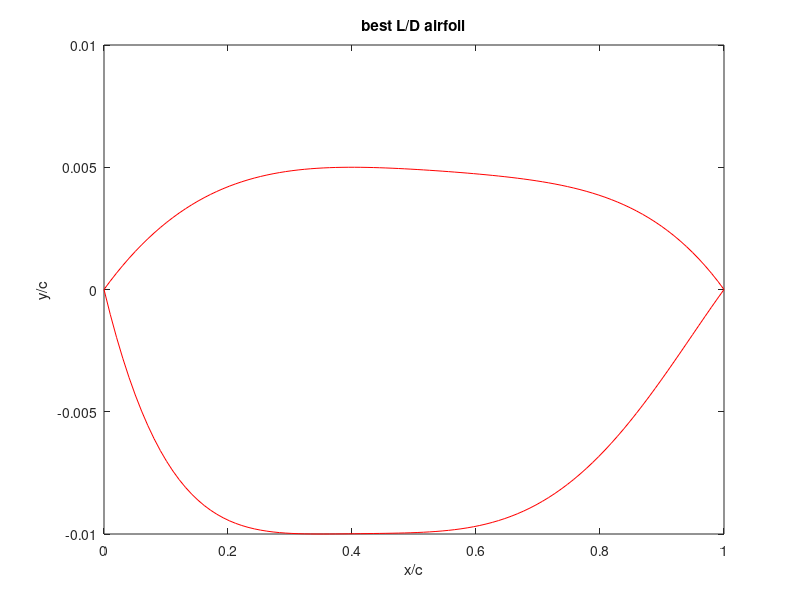
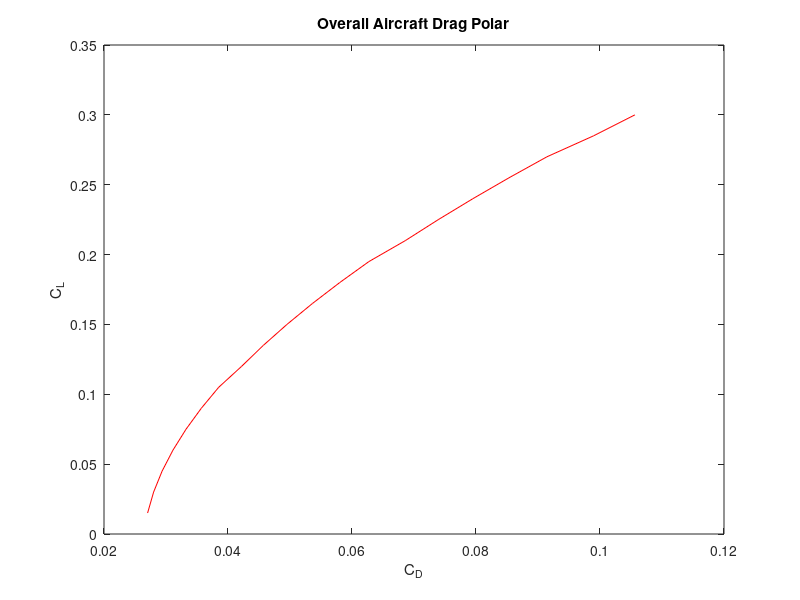
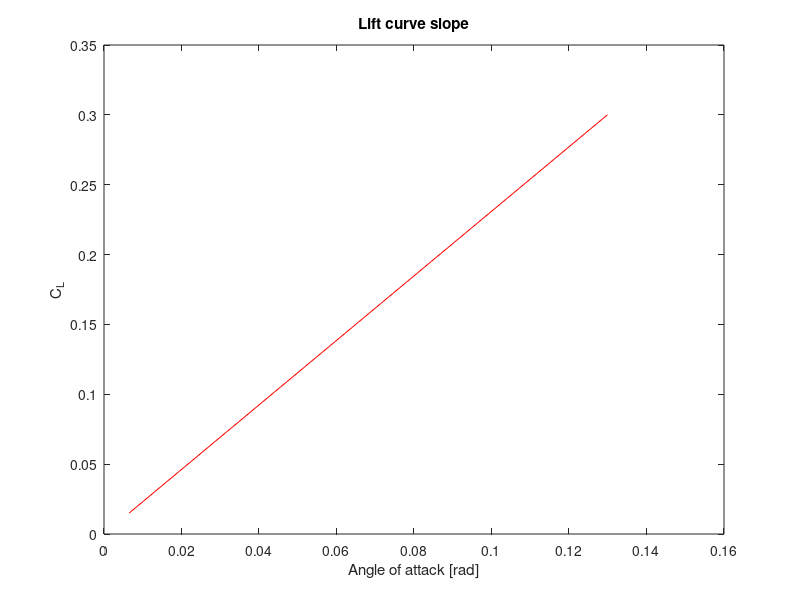
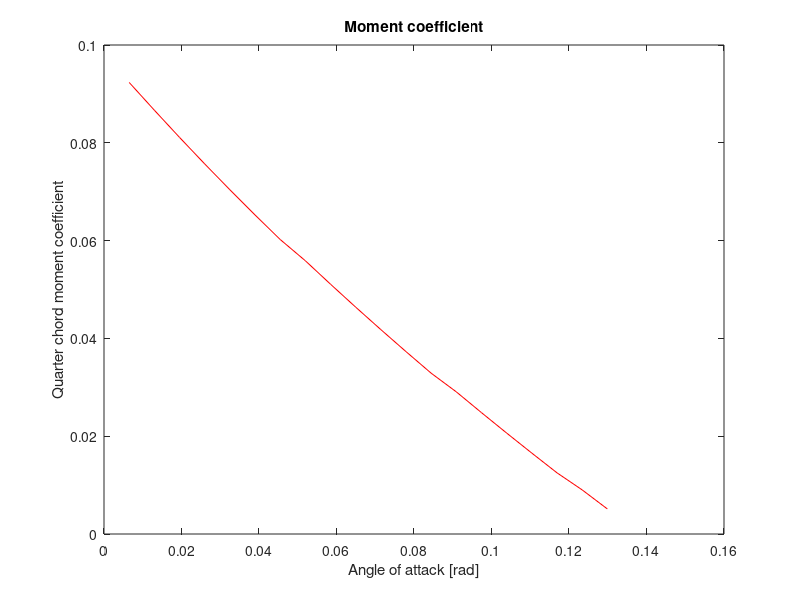

These charts were generated, in order, by the following MATLAB code:
% =============================================================================
% AIRFOIL GEOMETRY + AERODYNAMIC ANALYSIS
% =============================================================================
% Purpose:
%   1) Fit polynomial airfoil surfaces from LE radius, crest location, and TE slopes.
%   2) Compute section pressures, lift, and drag (subsonic thin-airfoil +
%      Prandtl-Glauert, or supersonic shock-expansion).
%   3) Sweep crest geometry to maximize L/D.
%   4) Check turbulent separation with Stratford's criterion (s_A vs s_B).
%
% Notes:
%   - Subsonic branch: M < 1.  Supersonic branch: M >= 1.
% =============================================================================

clc
clear
close all

%% ======================== 1. MISSION / FLOW INPUTS ========================
C_L=.1321;                      % 3-D lift coefficient target
sweep=.9599;        % wing sweep [deg then rad]; last value used
e=.8534;                      % Oswald efficiency
AR=1.83;                   % aspect ratio
C_d_0=.0126;                        % profile / parasite Cd
Cd_p_fus=.002;                      % fuselage parasite Cd
i_max=200;                          % chordwise stations for force integration (make sure this ends in a zero)
xx_max=200;                         % stations for thin-airfoil integrals
y=1.4;                              % gamma (ratio of specific heats)
M=2;                  % Freestream Mach; first value used
a_inf=343;                          % Freestream air speed of sound
mu=1.789E-5;                        % Freestream air dynamic viscosity
rho=.3;              % Freestream air density 
T_inf=300;                          % Freestream air temperature
p_inf=.2*101300;                    % Freestream air pressure
Cp=1005;                            % Specific heat of air
c_root=27.66;                       % Root chord length
R=287.05;                           % Gas constant for air
D_f=3.1;                            % Fuselage diameter
b=25.52;                            % Wingspan
%% ======================== 2. AIRFOIL GEOMETRY CONTROLS ========================
%note: the inputs below represent dimensions relative to the chord length (x/c)
r_le = 0.04;                        % Wing leading-edge radius / chord
theta_le_u = 2*pi/180;3*pi/180;     % Upper surface leading edge angle
theta_te_u = -2*pi/180;-2*pi/180;   % Upper surface trailing edge angle
theta_le_l = -6*pi/180;-3*pi/180;   % Lower surface leading edge angle
theta_te_l = 2*pi/180;2*pi/180;     % Lower surface trailing edge angle

x_crest_u_min=0.25;                 %Lower bound best L/D max airfoil thickness x location (upper surface)
x_crest_u_max=0.4;                  %Upper bound best L/D max airfoil thickness x location (upper surface)
y_crest_u_min=0.005;                %Lower bound best L/D max airfoil thickness y location (upper surface) 
y_crest_u_max=.01;                  %Upper bound best L/D max airfoil thickness y location (upper surface)
x_crest_l_min=0.25;                 %Lower bound best L/D max airfoil thickness x location (lower surface)
x_crest_l_max=0.4;                  %Upper bound best L/D max airfoil thickness x location (lower surface)
y_crest_l_min=-0.005;               %Lower bound best L/D max airfoil thickness y location (lower surface)
y_crest_l_max=-.015;                 %Upper bound best L/D max airfoil thickness y location (lower surface)

%% ============================= For loop iteration parameters ======================== %%
N=20;                               % upper and lower surface iteration number for Prandtl-Meyer / shock relations
xxxx_max=15;                        % upper section iteration number for Prandtl-Meyer / shock relations
xxxxx_max=20;                       % lower section iteration number for Prandtl-Meyer / shock relations
xxxxxxx_max=15;                     % lower section iteration number for Prandtl-Meyer / shock relations
pp_max=0;                           % iteration number controlling x_crest_l
nn_max=0;                           % iteration number controlling y_crest_l
p_max=0;                            % iteration number controlling x_crest_u
n_max=0;                            % iteration number controlling y_crest_u
C_L_i_max=20;                       % iteration number controlling C_L increment
C_L_max=.3;                         % Max coefficient of lift analyzed for the creation of the plots

v_inf=1;                            % nondimensional freestream speed (do not change)
dx=1/i_max;

CL_ww=[0 0.1 0.3 0.4 0.5 0.6 0.8]; %Raymer's method for induced drag
S_ww=[.91 .91 .925 .9275 .935 .935 .915]; %Raymer's method for induced drag
%% ======================== 3. CREST-GEOMETRY SEARCH LOOPS ========================
for C_L_i=1:C_L_i_max
C_L(C_L_i)=C_L_i/C_L_i_max*C_L_max;
% C_L(C_L_i)=.52;
% Nested brute-force sweep of lower/upper crest (x,y) to maximize L/D.
% Loop order:  pp = x_crest_l , nn = y_crest_l , p = x_crest_u , n = y_crest_u
for pp=2:pp_max+2
x_crest_l=(x_crest_l_max-x_crest_l_min)*(pp-2)/pp_max+x_crest_l_min;    
x_crest_l = .35;
for nn=2:nn_max+2
y_crest_l=(y_crest_l_max-y_crest_l_min)*(nn-2)/nn_max+y_crest_l_min;
y_crest_l=-.01;
for p=2:p_max+2
x_crest_u=(x_crest_u_max-x_crest_u_min)*(p-2)/p_max+x_crest_u_min;
x_crest_u=.4;
for n=2:n_max+2
y_crest_u=(y_crest_u_max-y_crest_u_min)*(n-2)/n_max+y_crest_u_min;
y_crest_u=.005;


%% ======================== 4. FIT POLYNOMIAL AIRFOIL SURFACES ========================
% Subsonic (M<1):  y = A1(i)*x^(1/2) + A2(i)*x + a3*x^2 + a4*x^3 + a5*x^4
%   A1(i) = +/-sqrt(2*r_le) enforces leading-edge radius.
%   Remaining coeffs match crest height, crest slope=0, TE height=0, TE slope.
% Supersonic (M>=1):  ordinary polynomial y = A1(i)*x + ... + a5*x^5
%   (no square-root LE term; LE and TE slopes imposed directly).
if M<1

a1_u = sqrt(2*r_le);                % upper-surface LE radius term

% Matrix for unknowns [a2_u a3_u a4_u a5_u a6_u]'
M_u = [x_crest_u^(1), x_crest_u^(2), x_crest_u^(3), x_crest_u^(4);

    1, (2)*x_crest_u^(1), (3)*x_crest_u^(2), (4)*x_crest_u^(3);

    1, 1, 1, 1;
    
    1, 2, 3, 4];

MM_u = [y_crest_u - a1_u*sqrt(x_crest_u); -(1/2)*a1_u*x_crest_u^(-1/2); -a1_u; tan(theta_te_u) - (1/2)*a1_u];

% Solve
A_u = M_u \ MM_u;

a2_u = A_u(1);
a3_u = A_u(2);
a4_u = A_u(3);
a5_u = A_u(4);

% LOWER SURFACE

a1_l = -sqrt(2*r_le);

% Matrix for unknowns [a2_l a3_l a4_l a5_l]'
M_l = [x_crest_l^(1), x_crest_l^(2), x_crest_l^(3), x_crest_l^(4);

1, (2)*x_crest_l^(1), (3)*x_crest_l^(2), (4)*x_crest_l^(3);

1, 1, 1, 1;
    
1, 2, 3, 4];

MM_l = [y_crest_l - a1_l*sqrt(x_crest_l); -(1/2)*a1_l*x_crest_l^(-1/2); -a1_l; tan(theta_te_l) - (1/2)*a1_l];

% Solve
A_l = M_l \ MM_l;

a2_l = A_l(1);
a3_l = A_l(2);
a4_l = A_l(3);
a5_l = A_l(4);

else

% Matrix for unknowns [a2_u a3_u a4_u a5_u a6_u]'
M_u = [x_crest_u^(1), x_crest_u^(2), x_crest_u^(3), x_crest_u^(4), x_crest_u^(5);

1, (2)*x_crest_u^(1), (3)*x_crest_u^(2),(4)*x_crest_u^(3), (5)*x_crest_u^(4);

    1, 1, 1, 1, 1;
    
    1, 2, 3, 4, 5;
    
    1,0,0,0,0];

MM_u = [y_crest_u; 0; 0; tan(theta_te_u); tan(theta_le_u)];

% Solve
A_u = M_u \ MM_u;

a1_u = A_u(1);
a2_u = A_u(2);
a3_u = A_u(3);
a4_u = A_u(4);
a5_u = A_u(5);
% LOWER SURFACE

% Matrix for unknowns [a2_l a3_l a4_l a5_l]'
M_l = [ x_crest_l^(1), x_crest_l^(2), x_crest_l^(3), x_crest_l^(4), x_crest_l^(5);

    1, (2)*x_crest_l^(1), (3)*x_crest_l^(2), (4)*x_crest_l^(3), (5)*x_crest_l^(4);

    1, 1, 1, 1, 1;
    
    1, 2, 3, 4, 5;
    
    1, 0, 0, 0, 0];

MM_l = [ y_crest_l; 0; 0; tan(theta_te_l); tan(theta_le_l)];

% Solve
A_l = M_l \ MM_l;

a1_l = A_l(1);
a2_l = A_l(2);
a3_l = A_l(3);
a4_l = A_l(4);
a5_l = A_l(5);

end
    
%% ======================== 5. CHORDWISE INTEGRATION SETUP ========================
D_u=0;                              % running upper-surface "drag" integral (axial)
D_l=0;
L_u=0;                              % running upper-surface "lift" integral (normal)
L_l=0;
r(1)=0;
dx_i=1/i_max;
ppp=0;
v_n(1)=0;
p_u(1)=p_inf*(1+((y-1)/2)*M^2)^(y/(y-1));
p_u_B(1)=p_inf*(1+((y-1)/2)*M^2)^(y/(y-1));
Cmc4(2)=0;
Cpp(1)=1;
% p_u_B(1)=p_inf;
for i=2:(i_max-.01*i_max)
x_i(i)=1/i_max*(i-1)+.01;
% aoa(C_L_i)=(aoa_high-aoa_low)/i_max*(i-2)+aoa_low;

%% ----- 5a. SUBSONIC BRANCH: thin-airfoil theory + Cp -----
if M<1
dx_xx=1/xx_max;
sum_u(1)=0;
sum_l(1)=0;
theta(1)=0;
sum2=0;
sum3=0;
sum4=0;
u(1)=0;
l(1)=0;
sum5(1)=0;
x(1)=0;
for xx=2:xx_max
x(xx)=1/xx_max*(xx-1);
u(xx)=a1_u*x(xx)^(1/2)+a2_u*x(xx)^(1)+a3_u*x(xx)^(2)+a4_u*x(xx)^(3)+a5_u*x(xx)^(4);
s_u(xx)=0.5*a1_u*x(xx).^(-1/2) + 1*a2_u*x(xx).^(0) + 2*a3_u*x(xx).^(1) + 3*a4_u*x(xx).^(2) + 4*a5_u*x(xx).^(3);
l(xx)=a1_l*x(xx).^(1/2)+a2_l*x(xx).^(1)+a3_l*x(xx).^(2)+a4_l*x(xx).^(3)+a5_l*x(xx).^(4);
s_l(xx)=0.5*a1_l*x(xx).^(-1/2)+1*a2_l*x(xx)^(0)+2*a3_l*x(xx)^(1)+3*a4_l*x(xx)^(2)+4*a5_l*x(xx)^(3);
s_camber(xx)=((u(xx)+l(xx))/2-(u(xx-1)+l(xx-1))/2)/dx_xx;
s_camber(xx) = 0.5*(s_u(xx) + s_l(xx));

theta(xx)=acos(1-2*x(xx));
d_theta=(theta(xx)-theta(xx-1));

dy2=s_camber(xx)*d_theta;
sum2=dy2+sum2;
dy3=s_camber(xx)*cos(theta(xx))*d_theta;
sum3=dy3+sum3;
dy4=s_camber(xx)*cos(2*theta(xx))*d_theta;
sum4=dy4+sum4;

% Thin-airfoil Fourier coefficients from camber-line slope
A1(i)=2/pi*sum3;
A2(i)=2/pi*sum4;
aoa_L0=1/pi*sum2-A1(i)/2;              % zero-lift angle
L_s_2d = 4/(1-M^2)^0.5;             % 2-D lift slope with Prandtl-Glauert
L_s_3d=L_s_2d/(1+L_s_2d/(pi*AR*e)); % 3-D lift slope
aoa(C_L_i)=C_L(C_L_i)/L_s_3d+aoa_L0;              % geometric aoa(C_L_i) needed for target CL
A0=aoa(C_L_i)-1/pi*sum2;
A0=C_L(C_L_i)/L_s_3d-A1(i)/2;                 % A0 overwritten to match target CL

if xx<xx_max
x_q(xx)=x(xx);
s_u_q(xx)=0.5*a1_u*x_q(xx).^(-1/2) + 1*a2_u*x_q(xx).^(0) + 2*a3_u*x_q(xx).^(1) + 3*a4_u*x_q(xx).^(2) + 4*a5_u*x_q(xx).^(3);
s_l_q(xx)=0.5*a1_l*x_q(xx).^(-1/2)+1*a2_l*x_q(xx)^(0)+2*a3_l*x_q(xx)^(1)+3*a4_l*x_q(xx)^(2)+4*a5_l*x_q(xx)^(3);
s_camber_q(xx) = 0.5*(s_u_q(xx) + s_l_q(xx));

s_t_u(xx)=(s_u_q(xx)-s_camber_q(xx));
q_u(xx)=v_inf*s_t_u(xx);

if x_i(i)==x_q(xx)
dsum5(xx)=0;
else
dsum5(xx)=(q_u(xx)/(x_i(i)-x_q(xx)))*dx_xx;
end

sum5(xx)=dsum5(xx)+sum5(xx-1);
end

end

uu(i)=a1_u*x_i(i)^(1/2)+a2_u*x_i(i)^(1)+a3_u*x_i(i)^(2)+a4_u*x_i(i)^(3)+a5_u*x_i(i)^(4);
ll(i)=a1_l*x_i(i).^(1/2)+a2_l*x_i(i).^(1)+a3_l*x_i(i).^(2)+a4_l*x_i(i).^(3)+a5_l*x_i(i).^(4);
s_u(i)=0.5*a1_u*x_i(i).^(-1/2) + 1*a2_u*x_i(i).^(0) + 2*a3_u*x_i(i).^(1) + 3*a4_u*x_i(i).^(2) + 4*a5_u*x_i(i).^(3);
s_l(i)=0.5*a1_l*x_i(i).^(-1/2)+1*a2_l*x_i(i)^(0)+2*a3_l*x_i(i)^(1)+3*a4_l*x_i(i)^(2)+4*a5_l*x_i(i)^(3);
s_camber_i(i) = 0.5*(s_u(i) + s_l(i));

theta_B(i)=acos(1-2*x_i(i));
% Vortex-sheet strength (thin-airfoil theory)
gamma(i) = 2*v_inf*( A0*(1+cos(theta_B(i)))/sin(theta_B(i)) + A1(i)*sin(theta_B(i)) + A2(i)*sin(2*theta_B(i)) );
v_u(i)=v_inf+gamma(i)/2;               % upper-surface edge speed

gamma_air = y;                      % 1.4
V_ratio_u = v_u(i) / v_inf;
T_ratio_u = 1 + 0.5*(gamma_air-1)*M^2*(1 - V_ratio_u^2);

% Vacuum / max-speed limiter (T cannot go negative)
if T_ratio_u < 1e-8
    T_ratio_u = 1e-8;
end

p_ratio_u = T_ratio_u^(gamma_air/(gamma_air-1));
Cp_u(i) = (2/(gamma_air*M^2)) * (p_ratio_u - 1);
Re_x=rho*M*a_inf*x_i(i)*c_root/mu;
slope(i)=s_u(i)-aoa(C_L_i);
Cp_u_min_0=1-(1+aoa(C_L_i)/(2*r_le)^.5)^2;
Cp_u_min_0=1-(4*aoa(C_L_i)^2/(r_le+aoa(C_L_i)^2));
Cp_u_min=Cp_u_min_0/(1-M^2)^.5;

T_0 = T_inf*(1+(y-1)/2*M^2);
V_max_B = sqrt(2*Cp*T_0);
Cp_u_min_limit = 1-(V_max_B/(M*a_inf))^2;

aff=4*r_le;

if Cp_u_min>Cp_u(i) && Cp_u_min<0 && x_i(i)<.04
Cp_u(i)=Cp_u_min;
end

Cd_u_B=1;.03667;
theta_C=atan(s_u(i))-aoa(C_L_i);
Cp_u_3(i)=2*(sin(theta_C))*abs(sin(theta_C));
Cp_u_3(i)=2*(sin(theta_C))/(1-M^2)^.5;
p0 = p_inf*(1+(y-1)/2*M^2)^(y/(y-1));
Cp_u_3(i)=(p0-p_inf)*sin(theta_C)/(.5*y*p_inf*M^2);
p_u_C(i)=(Cp_u_3(i)+p_inf/(.5*rho*(M*a_inf)^2))*(.5*rho*(M*a_inf)^2);

dD_u(i)=(Cp_u(i))*s_u(i)*dx;
dL_u(i)=-(Cp_u(i))*dx;
D_u=dD_u(i)+D_u;
L_u=dL_u(i)+L_u;
r(i)=(L_u)/(D_u);

v_l(i)=v_inf-gamma(i)/2;

theta_D=atan(-s_l(i))+aoa(C_L_i);
p0 = p_inf*(1+(y-1)/2*M^2)^(y/(y-1));
Cp_l_3(i)=(p0-p_inf)*sin(theta_D)/(.5*y*p_inf*M^2);
p_u_D(i)=(Cp_l_3(i)+p_inf/(.5*rho*(M*a_inf)^2))*(.5*rho*(M*a_inf)^2);

V_ratio_l = v_l(i) / v_inf;
T_ratio_l = 1 + 0.5*(gamma_air-1)*M^2*(1 - V_ratio_l^2);
if T_ratio_l < 1e-8
    T_ratio_l = 1e-8;
end
p_ratio_l = T_ratio_l^(gamma_air/(gamma_air-1));
Cp_l(i) = (2/(gamma_air*M^2)) * (p_ratio_l - 1);
dD_l(i)=-Cp_l(i)*s_l(i)*dx;
dL_l(i)=Cp_l(i)*dx;
D_l=dD_l(i)+D_l;
L_l=dL_l(i)+L_l;
r_l(i)=(L_l)/(D_l);

D_u_true(i)=(L_u)*sin(aoa(C_L_i))+(D_u)*cos(aoa(C_L_i));
L_u_true(i)=(L_u)*cos(aoa(C_L_i))-(D_u)*sin(aoa(C_L_i));
r_u_true(i)=L_u_true(i)/D_u_true(i);
D_l_true(i)=(L_l)*sin(aoa(C_L_i))+(D_l)*cos(aoa(C_L_i));
L_l_true(i)=(L_l)*cos(aoa(C_L_i))-(D_l)*sin(aoa(C_L_i));
L_total(i)=(L_u_true(i)+L_l_true(i));

if M<1
beta=(1-M^2)^.5;
else
beta=(M^2-1)^.5;
end

if M<1
C_l_alpha=2*pi/beta;
eta_s = C_l_alpha/(2*pi/beta);
F = 1.07*(1 + D_f/b)^2;
C_L_alpha = (2*pi*AR) / (2 + sqrt(4 + (AR^2*beta^2/eta_s^2) * (1 + tan(sweep)^2/beta^2))) * F; %Raymer
else
C_L_alpha=4/beta;
end


K0=1/C_L_alpha;

if M>=1
K100=1/(pi*AR);
else
K100=1/(pi*AR*e);
end

lowerIdxcl = find(C_L(C_L_i) >= CL_ww, 1, 'last');
if lowerIdxcl == length(CL_ww)
upperIdxcl = lowerIdxcl;
else
upperIdxcl = lowerIdxcl+1;
end

CL_ww_1=CL_ww(lowerIdxcl);
CL_ww_2=CL_ww(upperIdxcl);
S_ww_1=S_ww(lowerIdxcl);
S_ww_2=S_ww(upperIdxcl);
C_ww=-(S_ww_2-S_ww_1)/(CL_ww_2-CL_ww_1)*CL_ww_1+S_ww_1;
S_ww_t=(S_ww_2-S_ww_1)/(CL_ww_2-CL_ww_1)*C_L(C_L_i)+C_ww;

if lowerIdxcl==length(CL_ww)
    S_ww_t=S_ww_2;
elseif upperIdxcl==1
    S_ww_t=S_ww_1;
end

K=S_ww_t*K100+(1-S_ww_t)*K0; %Raymer

c_d_i=K*C_L(C_L_i)^2;

Cd_t(C_L_i)=(D_u_true(i)+D_l_true(i)+c_d_i+C_d_0);
r_i(i)=(L_u_true(i)+L_l_true(i))/Cd_t(C_L_i);

p_u(i)=(Cp_u(i)+p_inf/(.5*y*p_inf*(M)^2))*(.5*y*p_inf*(M)^2);
p_min(i)=(Cp_u(i)+Cp_u_3(i)+p_inf/(.5*rho*(M*a_inf)^2))*(.5*rho*(M*a_inf)^2);  
p_u_ii(i)=p_u(i)+(p_u_C(i)-p_inf);
p_u_iii(i)=p_u(i);
% p_min_min(i)=min(p_u_ii(2:end));
p_min_min(i)=min(p_u(2:end));
Cp_min(i)=min(Cp_u+Cp_u_3);

% --- Local Mach number ---
M_local = sqrt((2/(y-1)) * ((1 + ((y-1)/2)*M^2) * ((y*M^2/2)*Cp_u(i) + 1)^(-(y-1)/y) - 1 ) );
% --- Local temperature from isentropic relation ---
T_local = T_inf *(1 + ((y-1)/2)*M^2) / (1 + ((y-1)/2)*M_local^2);
% --- Local speed of sound ---
a_local = sqrt(y*R*T_local);
% --- Local velocity ---
V_local(i) = M_local*a_local;
% --- freestream speed of sound ---
a = sqrt(y*R*T_inf);
% --- Freestream velocity ---
V_inf = M*a;

if p_u_iii(i)==p_min_min(i)
iii=i;
sum6(iii-1)=0;
end

if i<=iii
dsum6(i)=(V_local(i)/V_local(iii))^3*c_root*dx;
sum6(i)=dsum6(i)+sum6(i-1);
else
x_p(i)=sum6(iii)+(x_i(i)-x_i(iii))*c_root;
Re_p=V_local(iii)*x_p(i)/mu;
Cpp(i)=1-(V_local(i)/V_local(iii))^2;
dCpp(i)=Cpp(i)-Cpp(i-1);
if dCpp(i)<0
   dCpp(i)=0;
end
s_A(i)=Cpp(i)*(x_p(i)*dCpp(i)/(c_root*dx))^.5;
s_B(i)=.39*(Re_p/10^6)^.1;
end




else
    
    
%% ----- 5b. SUPERSONIC BRANCH: shock-expansion marching -----
L_s_2d=4/(M^2-1)^.5;                % Ackeret 2-D lift slope
L_s_3d=L_s_2d;
aoa(C_L_i)=C_L(C_L_i)/L_s_3d;
M_n=M*cos(sweep);   

uu(i)=a1_u*x_i(i)^(1)+a2_u*x_i(i)^(2)+a3_u*x_i(i)^(3)+a4_u*x_i(i)^(4)+a5_u*x_i(i)^(5);
ll(i)=a1_l*x_i(i).^(1)+a2_l*x_i(i).^(2)+a3_l*x_i(i).^(3)+a4_l*x_i(i).^(4)+a5_l*x_i(i).^(5);
s_u(i)=a1_u + 2*a2_u*x_i(i).^(1) + 3*a3_u*x_i(i).^(2) + 4*a4_u*x_i(i)^(3) + 5*a5_u*x_i(i).^(4);
s_l(i)=a1_l+2*a2_l*x_i(i)^(1)+3*a3_l*x_i(i)^(2)+4*a4_l*x_i(i)^(3)+5*a5_l*x_i(i)^(4);

Bi=45;
M1=M;
beta_low=asin(1/M);
beta_high=pi/2;                     % shock-angle search bounds

ct=dx_i;
if i==2

if theta_le_u-aoa(C_L_i)>0

beta_sh_u=(beta_low+beta_high)/2;
for xxxx=2:xxxx_max

% Oblique-shock theta-beta-M relation (upper LE)
wing_angle_u=atan(2*cot(beta_sh_u)*(M_n^2*(sin(beta_sh_u))^2-1)/(M_n^2*(y+cos(2*beta_sh_u))+2));

if wing_angle_u<(theta_le_u-aoa(C_L_i))
    beta_sh_u=beta_sh_u+(beta_high-beta_low)/2^xxxx;
else
    beta_sh_u=beta_sh_u-(beta_high-beta_low)/2^xxxx;
end

end

Mn1u = M_n*sin(beta_sh_u);
Mn2u = sqrt((1+((y-1)/2)*Mn1u^2) / (y*Mn1u^2-(y-1)/2));
M2u = Mn2u/sin(beta_sh_u-(theta_le_u-aoa(C_L_i)));
M2u = Mn2u/cos(pi/2-beta_sh_u-aoa(C_L_i)+theta_le_u);
vM2=((atan((((M2u^2)-1)*((y-1)/(y+1)))^0.5)*(((y+1)/(y-1))^0.5))-(atan(((M2u^2)-1)^0.5)));

else
        
theta_A=theta_le_u-aoa(C_L_i); 
vM1=((atan((((M_n^2)-1)*((y-1)/(y+1)))^0.5)*(((y+1)/(y-1))^0.5))-(atan(((M_n^2)-1)^0.5)));
vM2(i)=-theta_A+vM1;
M2u=2*M/2; % M3 initial condition set to a very high value
M2f=2*M; % fixed M3 initial condition reduced in the for loop

for iiiiii = 2:N
    
    vM2i(i)=((atan((((M2u^2)-1)*((y-1)/(y+1)))^0.5)*(((y+1)/(y-1))^0.5))-(atan(((M2u^2)-1)^0.5)));
    
    if vM2i(i)>vM2(i)
        M2u=M2u-(M2f/(2^iiiiii));
    else
        M2u=M2u+(M2f/(2^iiiiii));
    end
   
end

M2u=M2u;

vM2=((atan((((M2u^2)-1)*((y-1)/(y+1)))^0.5)*(((y+1)/(y-1))^0.5))-(atan(((M2u^2)-1)^0.5)));

end
    
T01= T_inf*(1+(y-1)/2*M^2);
p01dp1u=(((y-1)/2)*(M^2)+1)^(y/(y-1));
p02dp2u=(((y-1)/2)*(M2u^2)+1)^(y/(y-1));

if theta_le_u-aoa(C_L_i)>0
Mn1u = M_n*sin(beta_sh_u);
p02dp01 = (((y+1)*Mn1u^2)/((y-1)*Mn1u^2+2))^(y/(y-1))*((y+1)/(2*y*Mn1u^2-(y-1)))^(1/(y-1));
else
p02dp01=1;
end

p02 = p02dp01*p01dp1u;
p2u(i)=p02dp01/p02dp2u*p01dp1u;

Cpu1=(p2u(i)-1)/(.5*y*(M1^2));
Cnu1=-Cpu1*ct;
Cau1=Cpu1*s_u(2)*ct;

else

p3u(2)=p2u(2);
M3(2)=M2u;

% top right surface
theta_1=atan(s_u(i-1));
theta_2=atan(s_u(i));
theta_u(i)=theta_2-theta_1;

if theta_u(i)>0   
beta_sh_u_3=(beta_low+beta_high)/2;
for xxxx=2:xxxx_max

% --- Oblique-shock theta-beta-M relation ---
wing_angle_3_u=atan(2*cot(beta_sh_u_3)*(M3(i-1)^2*(sin(beta_sh_u_3))^2-1)/(M3(i-1)^2*(y+cos(2*beta_sh_u_3))+2));

if wing_angle_3_u<theta_u(i)
    beta_sh_u_3=beta_sh_u_3+(beta_high-beta_low)/2^xxxx;
else
    beta_sh_u_3=beta_sh_u_3-(beta_high-beta_low)/2^xxxx;
end

end

Mn2u3 = M3(i-1)*sin(beta_sh_u_3);
Mn3u = sqrt((1+((y-1)/2)*Mn2u3^2) / (y*Mn2u3^2-(y-1)/2));
M3(i) = Mn2u3/cos(pi/2-beta_sh_u_3+theta_u(i));
vM3(i)=((atan((((M3(i)^2)-1)*((y-1)/(y+1)))^0.5)*(((y+1)/(y-1))^0.5))-(atan(((M3(i)^2)-1)^0.5)));
p02dp2u3(i)=(((y-1)/2)*(M3(i-1)^2)+1)^(y/(y-1));
p03dp3u(i)=(((y-1)/2)*(M3(i)^2)+1)^(y/(y-1));
p02dp01 = (((y+1)*Mn2u3^2)/((y-1)*Mn2u3^2+2))^(y/(y-1))*((y+1)/(2*y*Mn2u3^2-(y-1)))^(1/(y-1));
p03(i) = p02dp01*p02dp2u3(i);
% p3u(i)=p03(i)/p03dp3u;
p02dp01u3(i) = (((y+1)*Mn2u3^2)/((y-1)*Mn2u3^2+2))^(y/(y-1))*((y+1)/(2*y*Mn2u3^2-(y-1)))^(1/(y-1));
p3u(i) = p02dp01u3(i)/p03dp3u(i)*p02dp2u3(i)*p3u(i-1);
p03(i)=p03dp3u(i)*p3u(i);
       
else
      
p03(2)=p02;    
vM3(2)=vM2;
vM3(i)=-theta_u(i)+vM3(i-1);
M3i=2*M1/2; % M3 initial condition set to a very high value
M3f=2*M1; % fixed M3 initial condition reduced in the for loop

for iiiiii = 2:N
    
    vM3i(i)=((atan((((M3i^2)-1)*((y-1)/(y+1)))^0.5)*(((y+1)/(y-1))^0.5))-...
        (atan(((M3i^2)-1)^0.5)));
    
    if vM3i(i)>vM3(i)
        M3i=M3i-(M3f/(2^iiiiii));
    else
        M3i=M3i+(M3f/(2^iiiiii));
    end
   
end

M3(i)=M3i;

p01dp1u=(((y-1)/2)*(M1^2)+1)^(y/(y-1));
p03dp3u=(((y-1)/2)*(M3(i)^2)+1)^(y/(y-1));
p03(i)=p03(i-1);
p3u(i)=p03(i)/p03dp3u;

end

Cpu2(i)=(p3u(i)-1)/(.5*y*(M1^2));
Cnu2(i)=-Cpu2(i)*ct;
Cau2(i)=Cpu2(i)*s_u(i)*ct;

end

ct=dx_i;

if i==2

if -theta_le_l+aoa(C_L_i)>0    
beta_sh_l=(beta_low+beta_high)/2;
for xxxxx=2:xxxxx_max

% --- Oblique-shock theta-beta-M relation ---
wing_angle_l=atan(2*cot(beta_sh_l)*(M_n^2*(sin(beta_sh_l))^2-1)/(M_n^2*(y+cos(2*beta_sh_l))+2));

if wing_angle_l<(-theta_le_l+aoa(C_L_i))
    beta_sh_l=beta_sh_l+(beta_high-beta_low)/2^xxxxx;
else
    beta_sh_l=beta_sh_l-(beta_high-beta_low)/2^xxxxx;
end

end

Mn1l = M_n*sin(beta_sh_l);
Mn2l = sqrt((1+((y-1)/2)*Mn1l^2) / (y*Mn1l^2-(y-1)/2));
M2l = Mn2l/sin(beta_sh_l-(-theta_le_l+aoa(C_L_i)));
M2l = Mn2l/cos(pi/2-beta_sh_l+aoa(C_L_i)-theta_le_l);
vM2l=((atan((((M2l^2)-1)*((y-1)/(y+1)))^0.5)*(((y+1)/(y-1))^0.5))-(atan(((M2l^2)-1)^0.5)));

else

theta_Al=-theta_le_l+aoa(C_L_i); 
vM1l=((atan((((M_n^2)-1)*((y-1)/(y+1)))^0.5)*(((y+1)/(y-1))^0.5))-(atan(((M_n^2)-1)^0.5)));
vM2l(i)=-theta_Al+vM1l;      
M2l=2*M/2; % M3 initial condition set to a very high value
M2f=2*M; % fixed M3 initial condition reduced in the for loop

for iiiiii = 2:N   
    vM2il(i)=((atan((((M2l^2)-1)*((y-1)/(y+1)))^0.5)*(((y+1)/(y-1))^0.5))-(atan(((M2l^2)-1)^0.5)));  
    if vM2il(i)>vM2l(i)
        M2l=M2l-(M2f/(2^iiiiii));
    else
        M2l=M2l+(M2f/(2^iiiiii));
    end   
end

M2l=M2l;

vM2l=((atan((((M2l^2)-1)*((y-1)/(y+1)))^0.5)*(((y+1)/(y-1))^0.5))-(atan(((M2l^2)-1)^0.5)));
end

T01= T_inf*(1+(y-1)/2*M^2);
p01dp1l=(((y-1)/2)*(M^2)+1)^(y/(y-1));
p02dp2l=(((y-1)/2)*(M2l^2)+1)^(y/(y-1));

if -theta_le_l+aoa(C_L_i)>0
Mn1l = M_n*sin(beta_sh_l);
p02dp01l = (((y+1)*Mn1l^2)/((y-1)*Mn1l^2+2))^(y/(y-1))*((y+1)/(2*y*Mn1l^2-(y-1)))^(1/(y-1));
else
p02dp01l=1;
end

p02l = p02dp01l*p01dp1l;
p2l(i)=p02dp01l/p02dp2l*p01dp1l;

Cpl1=(p2l(i)-1)/(.5*y*(M1^2));
Cnl1=Cpl1*ct;
Cal1=-Cpl1*s_l(2)*ct;

else

p3l(2)=p2l(2);
M3l(2)=M2l;       
theta_1_l(i)=atan(s_l(i-1));
theta_2_l(i)=atan(s_l(i));
theta_l(i)=theta_2_l(i)-theta_1_l(i);   
       
if theta_l(i)<0   
beta_sh_l_3=(beta_low+beta_high)/2;
for xxxxxxx=2:xxxxxxx_max

% --- Oblique-shock theta-beta-M relation ---
wing_angle_3_l(i)=atan(2*cot(beta_sh_l_3)*(M3l(i-1)^2*(sin(beta_sh_l_3))^2-1)/(M3l(i-1)^2*(y+cos(2*beta_sh_l_3))+2));

if wing_angle_3_l(i)<-theta_l(i)
    beta_sh_l_3=beta_sh_l_3+(beta_high-beta_low)/2^xxxxxxx;
else
    beta_sh_l_3=beta_sh_l_3-(beta_high-beta_low)/2^xxxxxxx;
end

end

beta_sh_l_3_i(i)=beta_sh_l_3;

Mn2l3(i) = M3l(i-1)*sin(beta_sh_l_3);
Mn3l = sqrt((1+((y-1)/2)*Mn2l3(i)^2) / (y*Mn2l3(i)^2-(y-1)/2));
M3l(i) = Mn2l3(i)/cos(pi/2-beta_sh_l_3-theta_l(i));
vM3l(i)=((atan((((M3l(i)^2)-1)*((y-1)/(y+1)))^0.5)*(((y+1)/(y-1))^0.5))-(atan(((M3l(i)^2)-1)^0.5)));
% Mn3u = sqrt((1+((y-1)/2)*Mn2l3^2) / (y*Mn2l3^2-(y-1)/2));
p02dp2l3(i)=(((y-1)/2)*(M3l(i-1)^2)+1)^(y/(y-1));
p03dp3l(i)=(((y-1)/2)*(M3l(i)^2)+1)^(y/(y-1));
p02dp01l3(i) = (((y+1)*Mn2l3(i)^2)/((y-1)*Mn2l3(i)^2+2))^(y/(y-1))*((y+1)/(2*y*Mn2l3(i)^2-(y-1)))^(1/(y-1));
p03l(i) = p02dp01l3(i)*p02dp2l3(i);
% p03l(i) = p02dp01l3(i)/p03dp3l(i);
% p3l(i)=p03l(i)/p03dp3l(i);
p3l(i)=p03l(i)/p03dp3l(i);
p3l(i) = p02dp01l3(i)/p03dp3l(i)*p02dp2l3(i)*p3l(i-1);
p03l(i)=p03dp3l(i)*p3l(i);
   
else    
    
vM3l(2)=vM2l;
vM3l(i)=theta_l(i)+vM3l(i-1);
M3i=10*M1/2; % M3 initial condition set to a very high value
M3f=10*M1; % fixed M3 initial condition reduced in the for loop


for iiiiii = 2:N
    
    vM3il(i)=((atan((((M3i^2)-1)*((y-1)/(y+1)))^0.5)*(((y+1)/(y-1))^0.5))-...
        (atan(((M3i^2)-1)^0.5)));
    
    if vM3il(i)>vM3l(i)
        M3i=M3i-(M3f/(2^iiiiii));
    else
        M3i=M3i+(M3f/(2^iiiiii));
    end
    
end

M3l(i)=M3i;
p03dp3l(i)=(((y-1)/2)*(M3l(i)^2)+1)^(y/(y-1));
p3l(i)=p02l/p03dp3l(i);

end

Cpl2(i)=(p3l(i)-1)/(.5*y*(M1^2));
Cnl2(i)=Cpl2(i)*ct;
Cal2(i)=-Cpl2(i)*s_l(i)*ct;

dCmc4(i)=-((Cnu2(i)+Cnl2(i))*(x_i(i)-.25)-Cau2(i)*uu(i)-Cal2(i)*ll(i));

Cmc4(i)=dCmc4(i)+Cmc4(i-1);

end

% Integrate normal/axial force coefficients over the airfoil and rotate to lift/drag
if i>=i_max-2

Cn=Cnu1+sum(Cnu2)+Cnl1+sum(Cnl2);   % normal-force coefficient
Ca=Cau1+sum(Cau2)+Cal1+sum(Cal2);   % axial-force coefficient

Cl=(Cn*cos(aoa(C_L_i)))-(Ca*sin(aoa(C_L_i)));
Cd(C_L_i)=(Cn*sin(aoa(C_L_i)))+(Ca*cos(aoa(C_L_i)));

% Cd_p=C_d_0;
% 
% Cd_i=C_L(C_L_i)^2/(pi*AR*e);
% Cd_i=0;
% Cd_p=C_d_0;
% Cd_p_fus=.008;

K0=1/L_s_3d;

if M>=1
K100=1/(pi*AR);
else
K100=1/(pi*AR*e);
end

lowerIdxcl = find(C_L(C_L_i) >= CL_ww, 1, 'last');
if lowerIdxcl == length(CL_ww)
upperIdxcl = lowerIdxcl;
else
upperIdxcl = lowerIdxcl+1;
end

CL_ww_1=CL_ww(lowerIdxcl);
CL_ww_2=CL_ww(upperIdxcl);
S_ww_1=S_ww(lowerIdxcl);
S_ww_2=S_ww(upperIdxcl);
C_ww=-(S_ww_2-S_ww_1)/(CL_ww_2-CL_ww_1)*CL_ww_1+S_ww_1;
S_ww_t=(S_ww_2-S_ww_1)/(CL_ww_2-CL_ww_1)*C_L(C_L_i)+C_ww;

if lowerIdxcl==length(CL_ww)
    S_ww_t=S_ww_2;
elseif upperIdxcl==1
    S_ww_t=S_ww_1;
end

K=S_ww_t*K100+(1-S_ww_t)*K0; %Raymer

c_d_i=K*C_L(C_L_i)^2;

Cd_t(C_L_i)=C_d_0+c_d_i+Cd(C_L_i);

r_i(i)=C_L(C_L_i)/Cd_t(C_L_i);

end

end

end

%% ======================== 6. TRACK BEST L/D GEOMETRY ========================
r_j(n)=r_i(i);                      % L/D for this crest combination
r_j_max=max(r_j(2:end));

if r_j(n)==r_j_max
    r_le_j=r_le;
    x_crest_u_j=x_crest_u;
    y_crest_u_j=y_crest_u;
    x_crest_l_j=x_crest_l;
    y_crest_l_j=y_crest_l;
    aoa_j=aoa(C_L_i);
    a1_u_j=a1_u;
    a1_l_j=a1_l;
    a2_u_j=a2_u;
    a2_l_j=a2_l;
    a3_u_j=a3_u;
    a3_l_j=a3_l;
    a4_u_j=a4_u;
    a4_l_j=a4_l;
    a5_u_j=a5_u;
    a5_l_j=a5_l;
    if M<1
    s_A_j=s_A;
    s_B_j=s_B;
    end
end
    

end

r_k(p)=r_j_max;
r_k_max=max(r_k(2:end));

if r_k(p)==r_k_max
    r_le_k=r_le_j;
    x_crest_u_k=x_crest_u_j;
    y_crest_u_k=y_crest_u_j;
    x_crest_l_k=x_crest_l_j;
    y_crest_l_k=y_crest_l_j;
    aoa_k=aoa_j;
    a1_u_k=a1_u_j;
    a1_l_k=a1_l_j;
    a2_u_k=a2_u_j;
    a2_l_k=a2_l_j;
    a3_u_k=a3_u_j;
    a3_l_k=a3_l_j;
    a4_u_k=a4_u_j;
    a4_l_k=a4_l_j;
    a5_u_k=a5_u_j;
    a5_l_k=a5_l_j;
    if M<1
    s_A_k=s_A_j;
    s_B_k=s_B_j;
    end
end

end

r_n(nn)=r_k_max;
r_n_max=max(r_n(2:end));

if r_n(nn)==r_n_max
    r_le_n=r_le_k;
    x_crest_u_nn=x_crest_u_k;
    y_crest_u_nn=y_crest_u_k;
    x_crest_l_nn=x_crest_l_k;
    y_crest_l_nn=y_crest_l_k;
    aoa_n=aoa_k;
    a1_u_nn=a1_u_k;
    a1_l_nn=a1_l_k;
    a2_u_nn=a2_u_k;
    a2_l_nn=a2_l_k;
    a3_u_nn=a3_u_k;
    a3_l_nn=a3_l_k;
    a4_u_nn=a4_u_k;
    a4_l_nn=a4_l_k;
    a5_u_nn=a5_u_k;
    a5_l_nn=a5_l_k;
    if M<1
    s_A_nn=s_A_k;
    s_B_nn=s_B_k;
    end
end

end

r_p(pp)=r_n_max;
r_p_max=max(r_p(2:end));

if r_p(pp)==r_p_max
    r_le_p=r_le_n;
    x_crest_u_p=x_crest_u_nn;
    y_crest_u_p=y_crest_u_nn;
    x_crest_l_p=x_crest_l_nn;
    y_crest_l_p=y_crest_l_nn;
    aoa_p=aoa_n;
    a1_u_pp=a1_u_nn;
    a1_l_pp=a1_l_nn;
    a2_u_pp=a2_u_nn;
    a2_l_pp=a2_l_nn;
    a3_u_pp=a3_u_nn;
    a3_l_pp=a3_l_nn;
    a4_u_pp=a4_u_nn;
    a4_l_pp=a4_l_nn;
    a5_u_pp=a5_u_nn;
    a5_l_pp=a5_l_nn;
    if M<1
    s_A_pp=s_A_nn;
    s_B_pp=s_B_nn;
    end
end

end

if M<1
Cm_le(C_L_i)=-pi/2*(A0+A1(i)+A2(i)/2);
Cmc4(C_L_i)=pi/4*(A2(i)-A1(i));
Cmc4(C_L_i)=Cm_le(C_L_i)+L_total(i)/4;
Cmc4_0(C_L_i)=Cmc4(C_L_i);
else

Cmc4_0(C_L_i)=Cmc4(i);

end

LdD_0(C_L_i)=r_i(i);

end

%% ======================== 7. STRATFORD RESULT + FINAL GEOMETRY ========================
if M<1

diff_s=s_A_pp-s_B_pp;               % LHS - RHS of Stratford criterion
max_diff_s=max(real(diff_s(iii:end)));  % only check aft of upper crest

if max_diff_s>0
    fprintf('flow separation\n')    % s_A > s_B  =>  recovery too steep
else
    fprintf('no flow separation\n')
end

end

aoa_final=aoa_p;

r_final=r_p_max;

fprintf('aoa(C_L_i)=%f\nx_crest_u=%f\ny_crest_u=%f\n',aoa_final,x_crest_u_p,y_crest_u_p)

fprintf('x_crest_l=%f\ny_crest_l=%f\nL/D=%f\n',x_crest_l_p,y_crest_l_p,r_final)

if M<1
x=linspace(0,1,100);
u_final=a1_u_pp*x.^(1/2)+a2_u_pp*x.^(1)+a3_u_pp*x.^(2)+a4_u_pp*x.^(3)+a5_u_pp*x.^(4);
l_final=a1_l_pp*x.^(1/2)+a2_l_pp*x.^(1)+a3_l_pp*x.^(2)+a4_l_pp*x.^(3)+a5_l_pp*x.^(4);
else
x=linspace(0,1,100);
u_final=a1_u_pp*x.^(1)+a2_u_pp*x.^(2)+a3_u_pp*x.^(3)+a4_u_pp*x.^(4)+a5_u_pp*x.^(5);
l_final=a1_l_pp*x.^(1)+a2_l_pp*x.^(2)+a3_l_pp*x.^(3)+a4_l_pp*x.^(4)+a5_l_pp*x.^(5);
end

plot(x,u_final,'-r')
hold on
plot(x,l_final,'-r')
xlabel('x/c')
ylabel('y/c')
title('best L/D airfoil')

figure(2)
plot (Cd_t,C_L,'-r')
xlabel('C_D')
ylabel('C_L')
title('Overall Aircraft Drag Polar')

figure(3)
plot (aoa, C_L, '-r')
xlabel('Angle of attack [rad]')
ylabel('C_L')
title('Lift curve slope')

figure(4)
plot (aoa, Cmc4_0, '-r')
xlabel('Angle of attack [rad]')
ylabel('Quarter chord moment coefficient')
title('Moment coefficient')

figure(5)
plot (aoa, LdD_0, '-r')
xlabel('Angle of attack [rad]')
ylabel('Lift to drag ratio')
title('L/D vs Angle Of Attack')
